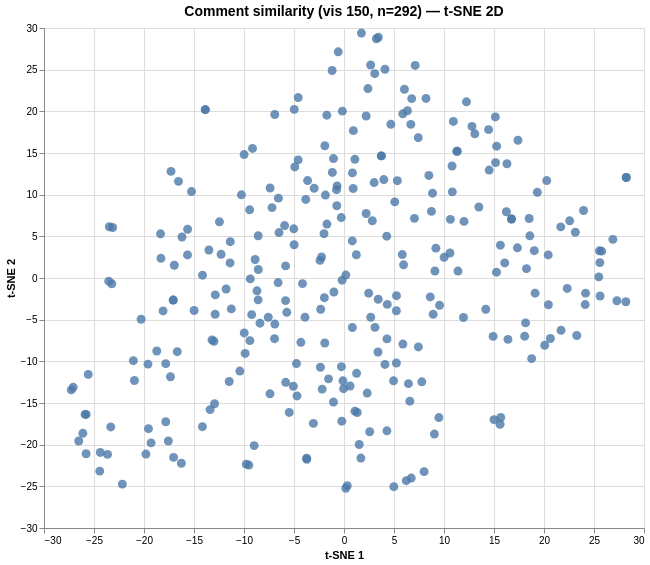

This figure's Vega-Lite source:
### Vega specification from a JSON file in a GitHub repository (floating-point values rounded to 4 significant figures; data arrays with more than 128 entries replaced by an {"elided": "..."} marker saying what was removed)
{"$schema": "https://vega.github.io/schema/vega/v6.json", "data": [{"name": "param_1e9efca18e7a2868_store"}, {"name": "source_0", "values": {"elided": "292 records"}}, {"name": "source_0_x_domain_dim_1", "values": [{"min": -27.27, "max": 28.23}]}, {"name": "source_0_y_domain_dim_2", "values": [{"min": -25.23, "max": 29.39}]}], "signals": [{"name": "unit", "value": {}, "on": [{"events": "pointermove", "update": "isTuple(group()) ? group() : unit"}]}, {"name": "param_1e9efca18e7a2868", "update": "vlSelectionResolve(\"param_1e9efca18e7a2868_store\", \"union\")"}, {"name": "param_1e9efca18e7a2868_dim_1", "on": [{"events": [{"source": "view", "type": "dblclick"}], "update": "null"}, {"events": {"signal": "param_1e9efca18e7a2868_translate_delta"}, "update": "panLinear(param_1e9efca18e7a2868_translate_anchor.extent_x, -param_1e9efca18e7a2868_translate_delta.x / width)"}, {"events": {"signal": "param_1e9efca18e7a2868_zoom_delta"}, "update": "zoomLinear(domain(\"x\"), param_1e9efca18e7a2868_zoom_anchor.x, param_1e9efca18e7a2868_zoom_delta)"}]}, {"name": "param_1e9efca18e7a2868_dim_2", "on": [{"events": [{"source": "view", "type": "dblclick"}], "update": "null"}, {"events": {"signal": "param_1e9efca18e7a2868_translate_delta"}, "update": "panLinear(param_1e9efca18e7a2868_translate_anchor.extent_y, param_1e9efca18e7a2868_translate_delta.y / height)"}, {"events": {"signal": "param_1e9efca18e7a2868_zoom_delta"}, "update": "zoomLinear(domain(\"y\"), param_1e9efca18e7a2868_zoom_anchor.y, param_1e9efca18e7a2868_zoom_delta)"}]}, {"name": "param_1e9efca18e7a2868_tuple", "on": [{"events": [{"signal": "param_1e9efca18e7a2868_dim_1 || param_1e9efca18e7a2868_dim_2"}], "update": "param_1e9efca18e7a2868_dim_1 && param_1e9efca18e7a2868_dim_2 ? {unit: \"\", fields: param_1e9efca18e7a2868_tuple_fields, values: [param_1e9efca18e7a2868_dim_1,param_1e9efca18e7a2868_dim_2]} : null"}]}, {"name": "param_1e9efca18e7a2868_tuple_fields", "value": [{"field": "dim_1", "channel": "x", "type": "R"}, {"field": "dim_2", "channel": "y", "type": "R"}]}, {"name": "param_1e9efca18e7a2868_translate_anchor", "value": {}, "on": [{"events": [{"source": "scope", "type": "pointerdown"}], "update": "{x: x(unit), y: y(unit), extent_x: domain(\"x\"), extent_y: domain(\"y\")}"}]}, {"name": "param_1e9efca18e7a2868_translate_delta", "value": {}, "on": [{"events": [{"source": "window", "between": [{"source": "scope", "type": "pointerdown"}, {"source": "window", "type": "pointerup"}], "consume": true, "type": "pointermove"}], "update": "{x: param_1e9efca18e7a2868_translate_anchor.x - x(unit), y: param_1e9efca18e7a2868_translate_anchor.y - y(unit)}"}]}, {"name": "param_1e9efca18e7a2868_zoom_anchor", "on": [{"events": [{"source": "scope", "consume": true, "type": "wheel"}], "update": "{x: invert(\"x\", x(unit)), y: invert(\"y\", y(unit))}"}]}, {"name": "param_1e9efca18e7a2868_zoom_delta", "on": [{"events": [{"source": "scope", "consume": true, "type": "wheel"}], "update": "pow(1.001, event.deltaY * pow(16, event.deltaMode))", "force": true}]}, {"name": "param_1e9efca18e7a2868_modify", "on": [{"events": {"signal": "param_1e9efca18e7a2868_tuple"}, "update": "modify(\"param_1e9efca18e7a2868_store\", param_1e9efca18e7a2868_tuple, true)"}]}], "marks": [{"type": "symbol", "name": "marks", "from": {"data": "source_0"}, "encode": {"update": {"size": {"value": 80}, "opacity": {"value": 0.8}, "shape": {"value": "circle"}, "fill": {"value": "#4c78a8"}, "x": {"field": "dim_1", "scale": "x"}, "y": {"field": "dim_2", "scale": "y"}, "tooltip": {"signal": "{\"Comment #\": format(datum[\"index\"], \"\"), \"Comment\": isValid(datum[\"comment\"]) ? datum[\"comment\"] : \"\"+datum[\"comment\"]}"}}}, "style": ["circle"], "interactive": true, "clip": true}], "scales": [{"name": "x", "type": "linear", "domain": [{"signal": "(data(\"source_0_x_domain_dim_1\")[0] || {}).min"}, {"signal": "(data(\"source_0_x_domain_dim_1\")[0] || {}).max"}], "range": [0, {"signal": "width"}], "zero": true, "domainRaw": {"signal": "param_1e9efca18e7a2868[\"dim_1\"]"}, "nice": true}, {"name": "y", "type": "linear", "domain": [{"signal": "(data(\"source_0_y_domain_dim_2\")[0] || {}).min"}, {"signal": "(data(\"source_0_y_domain_dim_2\")[0] || {}).max"}], "range": [{"signal": "height"}, 0], "nice": true, "domainRaw": {"signal": "param_1e9efca18e7a2868[\"dim_2\"]"}, "zero": true}], "axes": [{"scale": "x", "gridScale": "y", "zindex": 0, "grid": true, "ticks": false, "orient": "bottom", "tickCount": {"signal": "ceil(width/40)"}, "maxExtent": 0, "aria": false, "labels": false, "domain": false, "minExtent": 0}, {"scale": "y", "ticks": false, "orient": "left", "domain": false, "labels": false, "aria": false, "zindex": 0, "grid": true, "maxExtent": 0, "tickCount": {"signal": "ceil(height/40)"}, "gridScale": "x", "minExtent": 0}, {"scale": "x", "grid": false, "tickCount": {"signal": "ceil(width/40)"}, "labelFlush": true, "zindex": 0, "orient": "bottom", "title": "t-SNE 1", "labelOverlap": true}, {"scale": "y", "tickCount": {"signal": "ceil(height/40)"}, "title": "t-SNE 2", "zindex": 0, "orient": "left", "grid": false, "labelOverlap": true}], "title": {"text": "Comment similarity (vis 150, n=292) — t-SNE 2D", "frame": "group", "fontSize": 14}, "background": "white", "padding": 5, "width": 600, "style": "cell", "height": 500}
